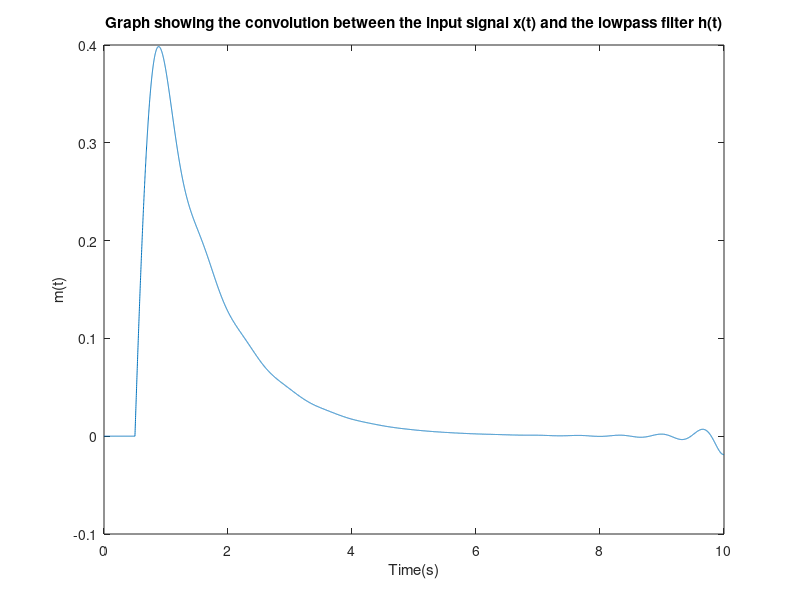
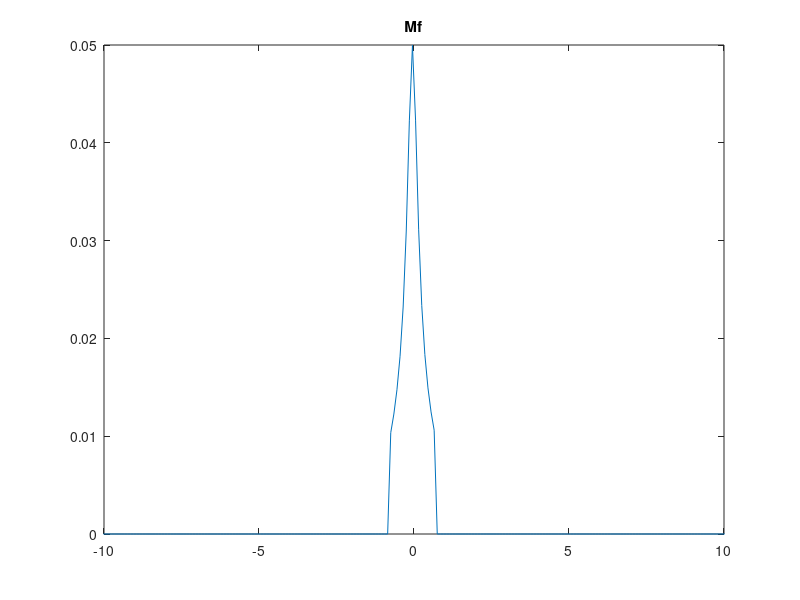
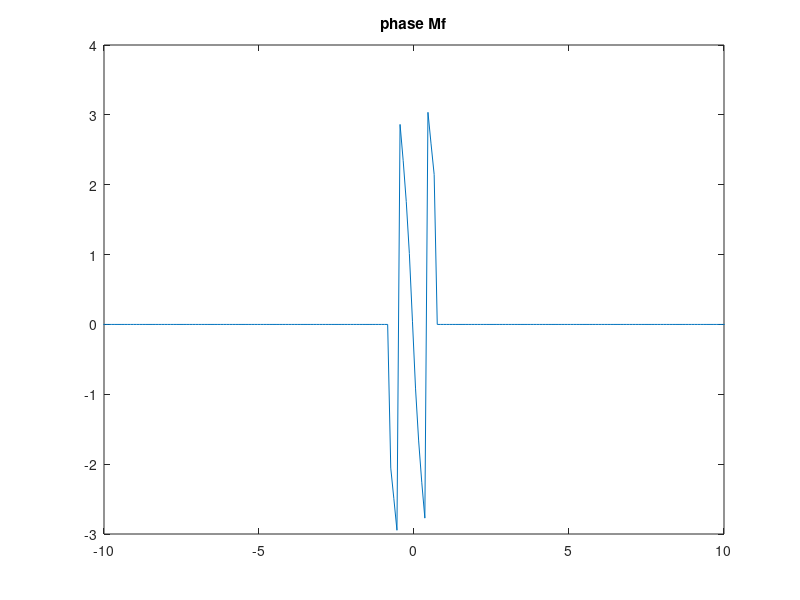
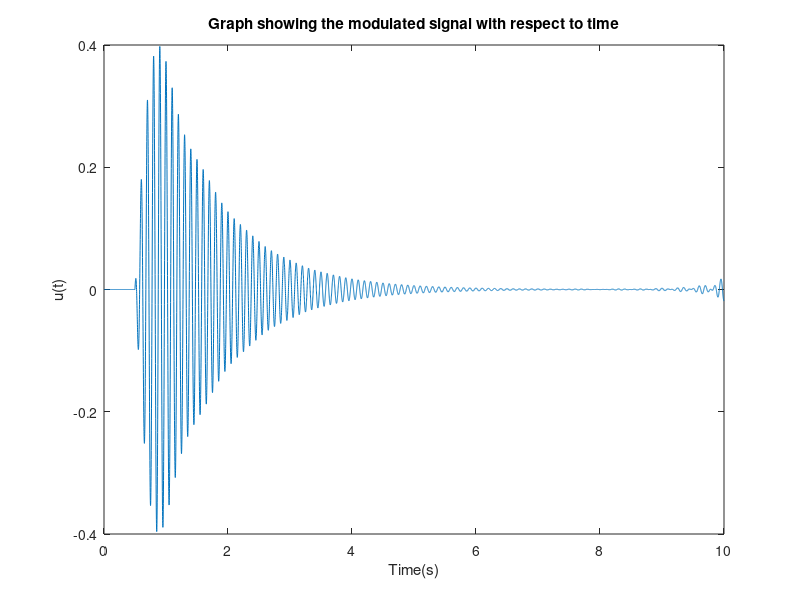

The MATLAB script that drew these images, in order:
fs = 1000;
index = 1;
lengthOfTime = 0:1/fs:10;

%Initialising arrays.
t = zeros(size(lengthOfTime));
xt = zeros(size(lengthOfTime));

%Loop to input values for x(t). This is to represent the function as if it
%was multipled by a unit step function that started at x = 0.5.
for i = 0:1/fs:10
    t(index) = i;
    if i >= 0.5
        xt(index) = exp(-(i-0.5));
    else
        xt(index) = 0;
    end
    index = index + 1;
end

length_f = length(xt);
f = (-length_f/2:length_f/2-1)/length_f*fs;
Hf = zeros(size(f));
for i = 1:size(f,2)
    if f(i) >= -1.5 && f(i) <= 1.5
        Hf(i) = cos((pi * f(i))/3);
    end
end

Xf = fftshift(fft(xt));
Mf_spect = Xf .* Hf;
figure(10)
plot(f,abs(Mf_spect)/length(xt))
xlim([-10 10])

mt_test = ifft(ifftshift(Mf_spect));
figure(41)
plot(t,mt_test)
title("why")
%Going to use convolution in the time domain as when two frequency domain
%signals are multiplied matlab does circular convolution which is most
%likely leading to the incorrect m(t) signal. Convolution is giving the
%correct signal. Start by getting the inverse fourier transform of H(f).
ht = ifft(ifftshift(Hf));
mt = conv(xt,ht);
figure(1)
plot(t,mt(1:length(xt)))
title("Graph showing the convolution between the input signal x(t) and the lowpass filter h(t)")
xlabel("Time(s)")
ylabel("m(t)")

Mf = fftshift(fft(mt(1:length(xt))));
n = length(xt);
for i = 1:size(Mf,2)
    if abs(Mf(i))/n <= 0.01
        Mf(i) = 0;
    end
end

Mf_phase = angle(Mf);
figure(2)
plot(f,abs(Mf)/n)
title("Mf")
xlim([-10 10])

figure(3)
plot(f,Mf_phase);
title("phase Mf")
xlim([-10 10])

ct = cos(2 * pi * 10 * t); %Setting up the carrier signal. 10Hz is used for demonstration purposes so that the signal can be seen.
ut = mt(1:length(xt)) .* ct;

figure(5)
plot(t,ut)
title("Graph showing the modulated signal with respect to time")
xlabel("Time(s)")
ylabel("u(t)")
